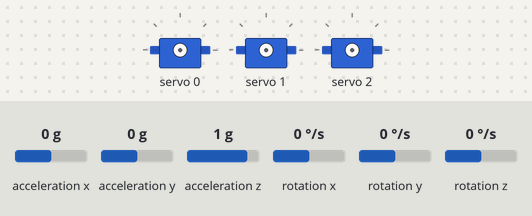
Recording of a sketch running on a simulated Arduino Uno, built with avr-gcc and run on an emulated ATmega328P. Shown: 3 × servo. The inputs (shaded band) are chosen by the test bench; at power-on: acceleration x 0 g, acceleration y 0 g, acceleration z 1 g, rotation x 0 °/s, rotation y 0 °/s, rotation z 0 °/s. What the sketch prints to the serial monitor is not drawn.

Above: at 0.1 s.
At 17.1 s:
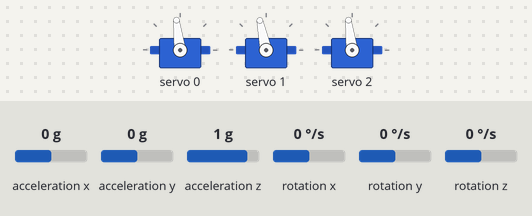
Timing chart, 0 to 18.6 s (numbered marks = the images above):
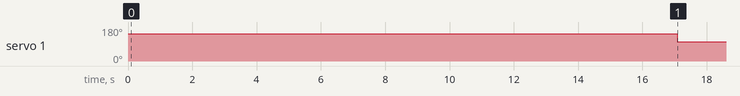

Measured:
- by itself, servo 1: 143° → 102° at 17.1 s

The sketch:

mpu6050_and_servo.ino
```cpp
#include "I2Cdev.h"
#include "MPU6050_6Axis_MotionApps20.h"
#include <Adafruit_PWMServoDriver.h>
Adafruit_PWMServoDriver pwm = Adafruit_PWMServoDriver();
#define MIN_PULSE_WIDTH 600
#define MAX_PULSE_WIDTH 2500
#define DEFAULT_PULSE_WIDTH 1560
#define FREQUENCY 50

MPU6050 mpu(0x68);
uint8_t fifoBuffer[45];  // буфер
// переменные для расчёта (ypr можно вынести в глобал)
Quaternion q;
VectorFloat gravity;
float ypr[3];
int startZ = 0, endZ = 0;
int delta = 0;  //разница между стартовым и через 3 секунды значением гироскопа
int zComp = 0;  //компенсатор дрейфа оси z
bool calibrated = false;

void setup() {
  Serial.begin(115200);
  Wire.begin();
  Wire.setClock(1000000UL);  // разгоняем шину на максимум
  pwm.begin();
  pwm.setPWMFreq(FREQUENCY);
  // инициализация DMP
  mpu.initialize();
  delay(1000);
  mpu.dmpInitialize();
  mpu.setDMPEnabled(true);
}

int previousZ = 180;
int errorCount = 0;
void GetGyroData() {
  if (mpu.dmpGetCurrentFIFOPacket(fifoBuffer)) {
    // расчёты
    mpu.dmpGetQuaternion(&q, fifoBuffer);
    mpu.dmpGetGravity(&gravity, &q);
    mpu.dmpGetYawPitchRoll(ypr, &q, &gravity);
    //ypr[0]=ypr[0]*57;
    ypr[0] = map(ypr[0] * 57, -180, 180, 0, 360);
    if (calibrated) {
      ypr[0] = map(ypr[0], -zComp, 360 - zComp, 0, 360);
    }
    ypr[1] = map(ypr[1] * 57, -180, 180, 0, 360);
    ypr[2] = map(ypr[2] * 57, -180, 180, 0, 360);
    Serial.print(ypr[0]);  // вокруг оси Z
    Serial.print(", ");
    Serial.print(ypr[1]);  // вокруг оси Y
    Serial.print(", ");
    Serial.print(ypr[2]);  // вокруг оси X
    Serial.print(", ");
    Serial.print(zComp);  // вокруг оси X
    Serial.println();
    // для градусов можно использовать degrees()
  }
}


void MoveServo(int lastAngle, int nextAngle, int servoNum) {
  int delta = nextAngle - lastAngle;
  if (delta > 0) {
    for (int angle = lastAngle; angle < nextAngle; angle += delta / 10) {
      pwm.writeMicroseconds(servoNum, angle);
      //Serial.print(ypr[1]); Serial.print("\t"); Serial.println(angle);
      delay(2);
    }
  } else {
    for (int angle = lastAngle; angle > nextAngle; angle += delta / 10) {
      pwm.writeMicroseconds(servoNum, angle);
      //Serial.print(ypr[1]); Serial.print("\t"); Serial.println(angle);
      delay(2);
    }
  }
}


int servoAng = 90, servoAng2 = 90;
int servoAng1 = 45;
int a = 1540, a1 = 2020, a2 = 1540;

int i = 0;  // количество измерений для калибровки
static uint32_t tmr;
static uint32_t tmr1;


void loop() {
  if (millis() - tmr >= 11) {  // таймер на 11 мс (на всякий случай)
    tmr = millis();            // сброс таймера
    GetGyroData();
    if (!calibrated) {
      Serial.print("CALIBRATION ");
      if (tmr > 17000) calibrated = true;


      if (tmr < 50) startZ = ypr[0];//одно из первых показаний
      if (tmr > 16800 && tmr < 16900) { // все остальное время
        endZ = ypr[0];
        if (180 != endZ) {
          //interval = tmr;
          zComp = 180 - endZ;
          calibrated = true;
        }
      }

    }

    else if (calibrated) {
      if (ypr[0] <= 270 && ypr[0] >= 90) {
        servoAng = map(ypr[0], 90, 270, 600, 2500);
        //pwm.writeMicroseconds(0, servoAng);
        MoveServo(a, servoAng, 0);
        a = servoAng;
      }
      //Serial.print(interval); Serial.print(" "); Serial.print(zComp); Serial.print(" ");
      if (ypr[1] <= 270 && ypr[1] >= 90) {
        servoAng1 = map(ypr[1], 90, 270, 2500, 600);

        //pwm.writeMicroseconds(1, servoAng1);
        MoveServo(a1, servoAng1, 1);
        a1 = servoAng1;
      }
      if (ypr[2] <= 270 && ypr[2] >= 90) {
        servoAng2 = map(ypr[2], 90, 270, 600, 2500);
        //pwm.writeMicroseconds(2, servoAng2);
        MoveServo(a2, servoAng2, 2);
        a2 = servoAng2;
      }
      //Serial.print(servoAng);Serial.print(" ");Serial.print(servoAng1);Serial.print(" ");Serial.println(servoAng2);
    }

    /*unsigned long currentMillis = millis(); //каждые interval секунд компенсируем отклонение по оси Z
      //проверяем не прошел ли нужный интервал, если прошел то
      if (currentMillis - previousMillis > interval*0.8) {
      // сохраняем время последнего переключения
      previousMillis = currentMillis;
      zComp = 3; //прибавляем отклонение
      }*/
  }
}

int pulseWidth(int angle)  //угол поворота серво
{
  int pulse_wide, analog_value;
  pulse_wide = map(angle, 0, 180, MIN_PULSE_WIDTH, MAX_PULSE_WIDTH);
  analog_value = int(float(pulse_wide) / 1000000 * FREQUENCY * 4096);
  return analog_value;
}
```
